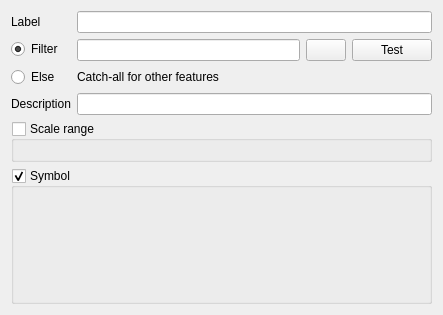
<?xml version="1.0" encoding="UTF-8"?>
<ui version="4.0">
 <class>QgsRendererRulePropsWidget</class>
 <widget class="QWidget" name="QgsRendererRulePropsWidget">
  <property name="geometry">
   <rect>
    <x>0</x>
    <y>0</y>
    <width>443</width>
    <height>315</height>
   </rect>
  </property>
  <property name="windowTitle">
   <string notr="true">Form</string>
  </property>
  <layout class="QVBoxLayout" name="verticalLayout">
   <item>
    <layout class="QFormLayout" name="formLayout">
     <property name="fieldGrowthPolicy">
      <enum>QFormLayout::ExpandingFieldsGrow</enum>
     </property>
     <item row="0" column="1">
      <widget class="QLineEdit" name="editLabel"/>
     </item>
     <item row="6" column="0">
      <widget class="QLabel" name="label_4">
       <property name="text">
        <string>Description</string>
       </property>
      </widget>
     </item>
     <item row="6" column="1">
      <widget class="QLineEdit" name="editDescription"/>
     </item>
     <item row="3" column="1">
      <widget class="QFrame" name="filterFrame">
       <layout class="QHBoxLayout" name="horizontalLayout">
        <property name="leftMargin">
         <number>0</number>
        </property>
        <property name="topMargin">
         <number>0</number>
        </property>
        <property name="rightMargin">
         <number>0</number>
        </property>
        <property name="bottomMargin">
         <number>0</number>
        </property>
        <item>
         <widget class="QLineEdit" name="editFilter"/>
        </item>
        <item>
         <widget class="QPushButton" name="btnExpressionBuilder">
          <property name="sizePolicy">
           <sizepolicy hsizetype="Minimum" vsizetype="Fixed">
            <horstretch>0</horstretch>
            <verstretch>0</verstretch>
           </sizepolicy>
          </property>
          <property name="icon">
           <iconset resource="../../images/images.qrc">
            <normaloff>:/images/themes/default/mIconExpression.svg</normaloff>:/images/themes/default/mIconExpression.svg</iconset>
          </property>
         </widget>
        </item>
        <item>
         <widget class="QPushButton" name="btnTestFilter">
          <property name="text">
           <string>Test</string>
          </property>
         </widget>
        </item>
       </layout>
      </widget>
     </item>
     <item row="4" column="0">
      <widget class="QRadioButton" name="mElseRadio">
       <property name="text">
        <string>Else</string>
       </property>
      </widget>
     </item>
     <item row="0" column="0">
      <widget class="QLabel" name="label_1">
       <property name="text">
        <string>Label</string>
       </property>
      </widget>
     </item>
     <item row="3" column="0">
      <widget class="QRadioButton" name="mFilterRadio">
       <property name="text">
        <string>Filter</string>
       </property>
       <property name="checked">
        <bool>true</bool>
       </property>
      </widget>
     </item>
     <item row="4" column="1">
      <widget class="QLabel" name="label">
       <property name="text">
        <string>Catch-all for other features</string>
       </property>
      </widget>
     </item>
    </layout>
   </item>
   <item>
    <widget class="QGroupBox" name="groupScale">
     <property name="title">
      <string>Scale range</string>
     </property>
     <property name="checkable">
      <bool>true</bool>
     </property>
     <property name="checked">
      <bool>false</bool>
     </property>
     <layout class="QHBoxLayout" name="horizontalLayout_2">
      <item>
       <widget class="QgsScaleRangeWidget" name="mScaleRangeWidget" native="true">
        <property name="toolTip">
         <string/>
        </property>
       </widget>
      </item>
     </layout>
    </widget>
   </item>
   <item>
    <widget class="QGroupBox" name="groupSymbol">
     <property name="sizePolicy">
      <sizepolicy hsizetype="Preferred" vsizetype="Expanding">
       <horstretch>0</horstretch>
       <verstretch>0</verstretch>
      </sizepolicy>
     </property>
     <property name="title">
      <string>Symbol</string>
     </property>
     <property name="checkable">
      <bool>true</bool>
     </property>
    </widget>
   </item>
  </layout>
 </widget>
 <customwidgets>
  <customwidget>
   <class>QgsScaleRangeWidget</class>
   <extends>QWidget</extends>
   <header>qgsscalerangewidget.h</header>
  </customwidget>
 </customwidgets>
 <tabstops>
  <tabstop>editLabel</tabstop>
  <tabstop>mFilterRadio</tabstop>
  <tabstop>editFilter</tabstop>
  <tabstop>btnExpressionBuilder</tabstop>
  <tabstop>btnTestFilter</tabstop>
  <tabstop>mElseRadio</tabstop>
  <tabstop>editDescription</tabstop>
  <tabstop>groupScale</tabstop>
  <tabstop>groupSymbol</tabstop>
 </tabstops>
 <resources/>
 <connections>
  <connection>
   <sender>mFilterRadio</sender>
   <signal>toggled(bool)</signal>
   <receiver>filterFrame</receiver>
   <slot>setEnabled(bool)</slot>
   <hints>
    <hint type="sourcelabel">
     <x>61</x>
     <y>75</y>
    </hint>
    <hint type="destinationlabel">
     <x>304</x>
     <y>85</y>
    </hint>
   </hints>
  </connection>
 </connections>
</ui>
